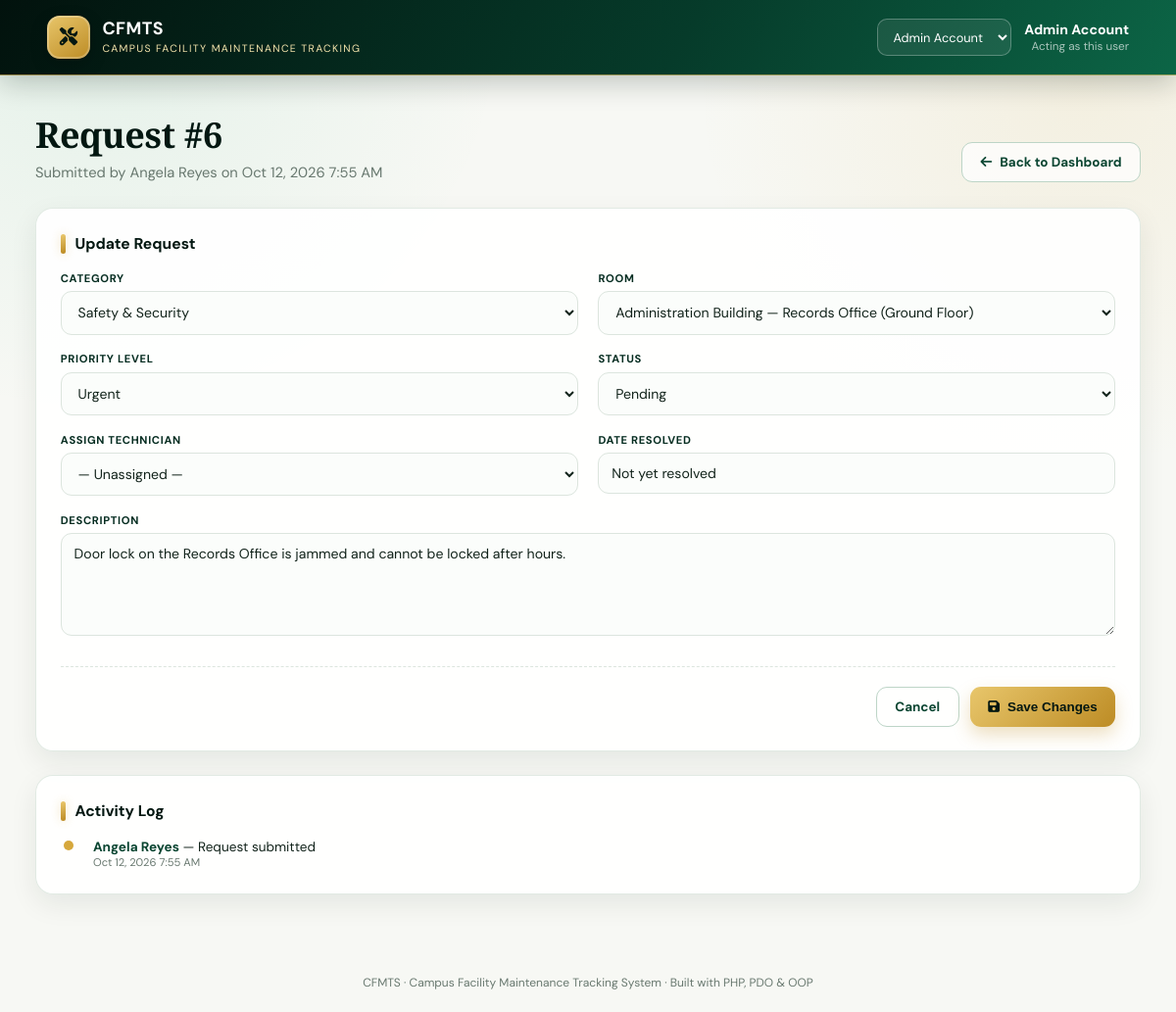
Screenshot of /edit.php?id=6 with the database file from the repository.
### tables this page shows
CREATE TABLE users (
  user_id    INT AUTO_INCREMENT NOT NULL,
  full_name  VARCHAR(100) NOT NULL,
  email      VARCHAR(120) NOT NULL,
  role_id    INT NOT NULL,
  created_at TIMESTAMP NOT NULL DEFAULT CURRENT_TIMESTAMP,
  PRIMARY KEY (user_id),
  UNIQUE KEY uq_users_email (email),
  KEY idx_users_role (role_id),
  CONSTRAINT fk_users_role FOREIGN KEY (role_id)
    REFERENCES roles (role_id) ON UPDATE CASCADE ON DELETE RESTRICT
);

CREATE TABLE maintenance_requests (
  request_id     INT AUTO_INCREMENT NOT NULL,
  requester_id   INT NOT NULL,
  room_id        INT NOT NULL,
  category_id    INT NOT NULL,
  description    TEXT NOT NULL,
  priority_level ENUM('Low','Medium','High','Urgent') NOT NULL DEFAULT 'Medium',
  status         ENUM('Pending','In Progress','Completed','Cancelled') NOT NULL DEFAULT 'Pending',
  date_submitted DATETIME NOT NULL DEFAULT CURRENT_TIMESTAMP,
  date_resolved  DATETIME NULL DEFAULT NULL,
  PRIMARY KEY (request_id),
  KEY idx_mr_requester (requester_id),
  KEY idx_mr_room (room_id),
  KEY idx_mr_category (category_id),
  KEY idx_mr_status (status),
  CONSTRAINT fk_mr_requester FOREIGN KEY (requester_id)
    REFERENCES users (user_id) ON UPDATE CASCADE ON DELETE RESTRICT,
  CONSTRAINT fk_mr_room FOREIGN KEY (room_id)
    REFERENCES rooms (room_id) ON UPDATE CASCADE ON DELETE RESTRICT,
  CONSTRAINT fk_mr_category FOREIGN KEY (category_id)
    REFERENCES categories (category_id) ON UPDATE CASCADE ON DELETE RESTRICT
);

CREATE TABLE rooms (
  room_id     INT AUTO_INCREMENT NOT NULL,
  building_id INT NOT NULL,
  room_number VARCHAR(30) NOT NULL,
  floor_level VARCHAR(30) NOT NULL,
  PRIMARY KEY (room_id),
  KEY idx_rooms_building (building_id),
  CONSTRAINT fk_rooms_building FOREIGN KEY (building_id)
    REFERENCES buildings (building_id) ON UPDATE CASCADE ON DELETE RESTRICT
);

CREATE TABLE buildings (
  building_id   INT AUTO_INCREMENT NOT NULL,
  building_name VARCHAR(100) NOT NULL,
  PRIMARY KEY (building_id),
  UNIQUE KEY uq_buildings_name (building_name)
);

CREATE TABLE activity_logs (
  log_id        INT AUTO_INCREMENT NOT NULL,
  request_id    INT NOT NULL,
  user_id       INT NULL,
  action_taken  VARCHAR(255) NOT NULL,
  `timestamp`   DATETIME NOT NULL DEFAULT CURRENT_TIMESTAMP,
  PRIMARY KEY (log_id),
  KEY idx_al_request (request_id),
  KEY idx_al_user (user_id),
  CONSTRAINT fk_al_request FOREIGN KEY (request_id)
    REFERENCES maintenance_requests (request_id) ON UPDATE CASCADE ON DELETE CASCADE,
  CONSTRAINT fk_al_user FOREIGN KEY (user_id)
    REFERENCES users (user_id) ON UPDATE CASCADE ON DELETE SET NULL
);

### includes/functions.php (called while the page is built, shortened)
<?php
function e(?string $value): string
{
    return htmlspecialchars($value ?? '', ENT_QUOTES, 'UTF-8');
}
function format_dt(?string $datetime): string
{
    $ts = strtotime($datetime);
    return $ts ? date('M d, Y g:i A', $ts) : e($datetime);
}

### includes/bootstrap.php (called while the page is built, shortened)
<?php
require_once __DIR__ . '/../classes/MaintenanceRequest.php';
require_once __DIR__ . '/../classes/LookupData.php';
require_once __DIR__ . '/functions.php';
$pdo = Database::getInstance()->getConnection();
$lookup = new LookupData($pdo);
$allUsers = $lookup->getUsers();
foreach ($allUsers as $u) {
    if ((int) $u['user_id'] === (int) ($_SESSION['current_user_id'] ?? 0)) {
        $currentUser = $u;
        break;
    }
}

### classes/LookupData.php (called while the page is built, shortened)
<?php
class LookupData
{
    private PDO $conn;
    public function __construct(PDO $conn)
    {
        $this->conn = $conn;
    }
    public function getRooms(?int $buildingId = null): array
    {
        return $this->conn->query(
            "SELECT r.*, b.building_name
               FROM rooms r
               JOIN buildings b ON r.building_id = b.building_id
              ORDER BY b.building_name, r.room_number"
        )->fetchAll();
    }
    public function getCategories(): array
    {
        return $this->conn->query("SELECT * FROM categories ORDER BY category_name")->fetchAll();
    }
    public function getUsers(?int $roleId = null): array
    {
        if ($roleId) {
            $stmt = $this->conn->prepare(
                "SELECT * FROM users WHERE role_id = :rid ORDER BY full_name"
            );
            $stmt->execute([':rid' => $roleId]);
            return $stmt->fetchAll();
        }
        return $this->conn->query("SELECT * FROM users ORDER BY full_name")->fetchAll();
    }
}

### classes/MaintenanceRequest.php (called while the page is built, shortened)
<?php
class MaintenanceRequest
{
    private PDO $conn;
    private string $table = 'maintenance_requests';
    public function __construct(PDO $conn)
    {
        $this->conn = $conn;
    }
    public function getById(int $id): ?array
    {
        $sql = "SELECT mr.*,
                       u.full_name AS requester_name,
                       r.room_number, r.floor_level,
                       b.building_id, b.building_name,
                       c.category_id, c.category_name
                FROM {$this->table} mr
                LEFT JOIN users u      ON mr.requester_id = u.user_id
                LEFT JOIN rooms r      ON mr.room_id = r.room_id
                LEFT JOIN buildings b  ON r.building_id = b.building_id
                LEFT JOIN categories c ON mr.category_id = c.category_id
                WHERE mr.request_id = :id";
        $stmt = $this->conn->prepare($sql);
        $stmt->execute([':id' => $id]);
        $row = $stmt->fetch();
        return $row ?: null;
    }
    public function getActivityLogs(int $requestId): array
    {
        $stmt = $this->conn->prepare(
            "SELECT al.*, u.full_name
               FROM activity_logs al
               LEFT JOIN users u ON al.user_id = u.user_id
              WHERE al.request_id = :rid
              ORDER BY al.log_id DESC"
        );
        $stmt->execute([':rid' => $requestId]);
        return $stmt->fetchAll();
    }
}

### edit.php (the view, shortened to what this page needs)
<?php
require_once __DIR__ . '/includes/bootstrap.php';
$mrModel = new MaintenanceRequest($pdo);
$id = (int) ($_GET['id'] ?? 0);
$request = $mrModel->getById($id);
$rooms       = $lookup->getRooms();
$categories  = $lookup->getCategories();
$logs = $mrModel->getActivityLogs($id);
require_once __DIR__ . '/includes/header.php';
?>
<div class="page-header">
  <div>
    <h1>Request #<?= (int)$request['request_id'] ?></h1>
    <p>Submitted by <?= e($request['requester_name'] ?? 'Unknown') ?> on <?= format_dt($request['date_submitted']) ?></p>
  </div>
  <a href="index.php" class="btn btn-outline"><i class="fa-solid fa-arrow-left"></i> Back to Dashboard</a>
</div>
<div class="panel">
  <div class="panel-title"><span class="bar"></span> Update Request</div>
  <form method="post" action="actions/save_request.php">
    <div class="form-grid">
      <div class="field">
        <label>Category</label>
        <select name="category_id" required>
          <?php foreach ($categories as $c): ?>
            <option value="<?= (int)$c['category_id'] ?>" <?= (int)$c['category_id'] === (int)$request['category_id'] ? 'selected' : '' ?>>
              <?= e($c['category_name']) ?>
            </option>
          <?php endforeach; ?>
        </select>
      </div>
      <div class="field">
        <label>Room</label>
        <select name="room_id" required>
          <?php foreach ($rooms as $r): ?>
            <option value="<?= (int)$r['room_id'] ?>" <?= (int)$r['room_id'] === (int)$request['room_id'] ? 'selected' : '' ?>>
              <?= e($r['building_name'] . ' — ' . $r['room_number'] . ' (' . $r['floor_level'] . ')') ?>
            </option>
          <?php endforeach; ?>
        </select>
      </div>
      <div class="field">
        <label>Priority Level</label>
        <select name="priority_level" required>
          <?php foreach (['Low','Medium','High','Urgent'] as $p): ?>
            <option value="<?= $p ?>" <?= $request['priority_level'] === $p ? 'selected' : '' ?>><?= $p ?></option>
          <?php endforeach; ?>
        </select>
      </div>
      <div class="field">
        <label>Status</label>
        <select name="status" required>
          <?php foreach (['Pending','In Progress','Completed','Cancelled'] as $s): ?>
            <option value="<?= $s ?>" <?= $request['status'] === $s ? 'selected' : '' ?>><?= $s ?></option>
          <?php endforeach; ?>
        </select>
      </div>
      <div class="field">
        <label>Assign Technician</label>
        <select name="technician_id">
          <option value="">— Unassigned —</option>
        </select>
      </div>
      <div class="field">
        <label>Date Resolved</label>
        <input type="text" value="<?= $request['date_resolved'] ? format_dt($request['date_resolved']) : 'Not yet resolved' ?>" disabled>
      </div>
      <div class="field full">
        <label>Description</label>
        <textarea name="description" required><?= e($request['description']) ?></textarea>
      </div>
    </div>
    <div class="form-actions">
      <a href="index.php" class="btn btn-outline">Cancel</a>
      <button type="submit" class="btn btn-gold"><i class="fa-solid fa-floppy-disk"></i> Save Changes</button>
    </div>
  </form>
</div>
<div class="panel">
  <div class="panel-title"><span class="bar"></span> Activity Log</div>
  <?php if (empty($logs)): ?>
    <p style="color:var(--muted); font-size:0.88rem;">No activity recorded yet.</p>
  <?php else: ?>
    <ul class="activity-list">
      <?php foreach ($logs as $log): ?>
        <li>
          <div class="action"><span class="actor"><?= e($log['full_name'] ?? 'System') ?></span> — <?= e($log['action_taken']) ?></div>
          <div class="time"><?= format_dt($log['timestamp']) ?></div>
        </li>
      <?php endforeach; ?>
    </ul>
  <?php endif; ?>
</div>
<?php require_once __DIR__ . '/includes/footer.php'; ?>

### includes/header.php (shortened to what this page needs)
<!DOCTYPE html>
<html lang="en">
<head>
<link rel="stylesheet" href="https://cdnjs.cloudflare.com/ajax/libs/font-awesome/6.5.1/css/all.min.css">
<link rel="stylesheet" href="<?= APP_BASE_URL ?>/assets/css/style.css">
</head>
<body>
<div class="app-shell">
  <header class="topbar">
    <div class="brand">
      <div class="brand-mark"><i class="fa-solid fa-screwdriver-wrench"></i></div>
      <div class="brand-text">
        <div class="title">CFMTS</div>
        <div class="subtitle">Campus Facility Maintenance Tracking</div>
      </div>
    </div>
    <div class="topbar-right">
      <form method="post" action="<?= e($_SERVER['REQUEST_URI'] ?? 'index.php') ?>" id="personaForm" style="margin:0;">
        <select name="switch_user_id" onchange="document.getElementById('personaForm').submit()"
                style="background:rgba(255,255,255,0.08); color:#fff; border:1px solid rgba(255,255,255,0.25); border-radius:8px; padding:0.4rem 0.6rem; font-size:0.8rem;">
          <?php foreach ($allUsers as $u): ?>
            <option value="<?= (int)$u['user_id'] ?>" <?= (isset($currentUser) && (int)$currentUser['user_id'] === (int)$u['user_id']) ? 'selected' : '' ?>>
              <?= e($u['full_name']) ?>
            </option>
          <?php endforeach; ?>
        </select>
      </form>
      <div class="persona">
        <strong><?= e($currentUser['full_name'] ?? 'Guest') ?></strong>
        <span>Acting as this user</span>
      </div>
    </div>
  </header>
  <div class="main-content">

### rows the page displays
users: full_name "Admin Account"
maintenance_requests: request_id "6", requester.full_name "Angela Reyes", date_submitted "Oct 12, 2026 7:55 AM", room_id "Administration Building — Records Office (Ground Floor)", priority_level "Urgent", status "Pending", date_resolved "Not yet resolved", description "Door lock on the Records Office is jammed and cannot be locked after hours."
activity_logs: user.full_name "Angela Reyes", action_taken "Request submitted", timestamp "Oct 12, 2026 7:55 AM"

### other values shown
form field switch_user_id "Admin Account"
form field category_id "Safety & Security"
